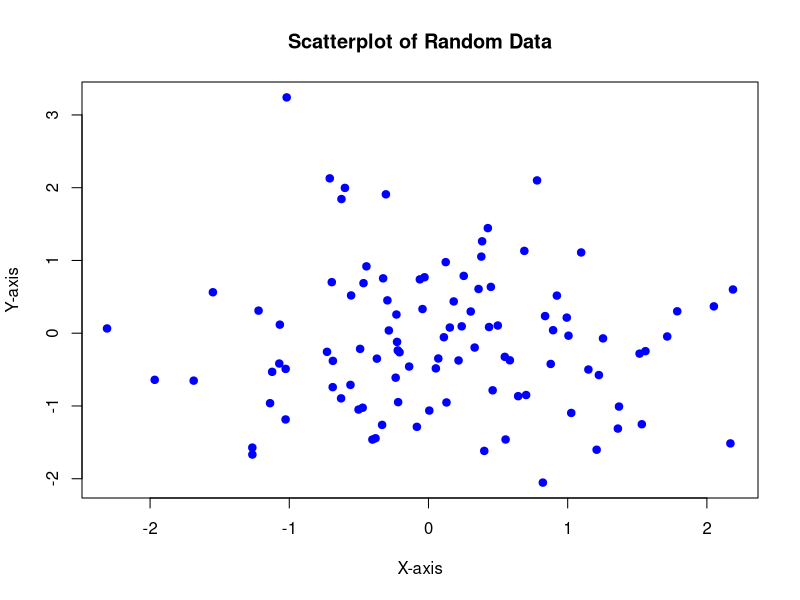

Write R code to recreate this figure.
# Set a seed for reproducibility
set.seed(123)

# Generate random data
x <- rnorm(100)  # 100 random normal values for x-axis
y <- rnorm(100)  # 100 random normal values for y-axis

# Create a basic scatterplot
plot(x, y, main = "Scatterplot of Random Data", xlab = "X-axis", ylab = "Y-axis", col = "blue", pch = 19)
